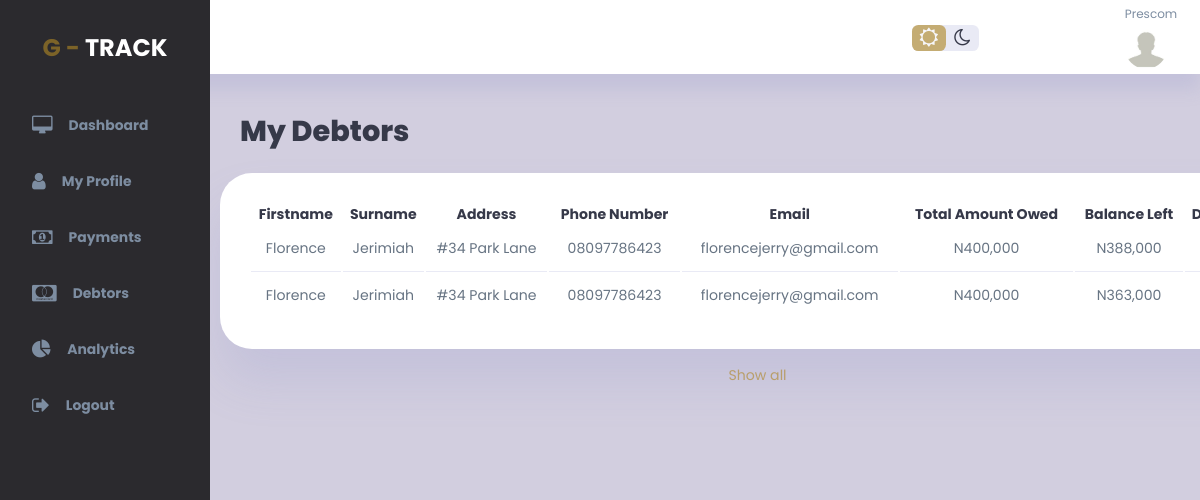
Page /my_debtors/16 (signed in) on the earlier database version.
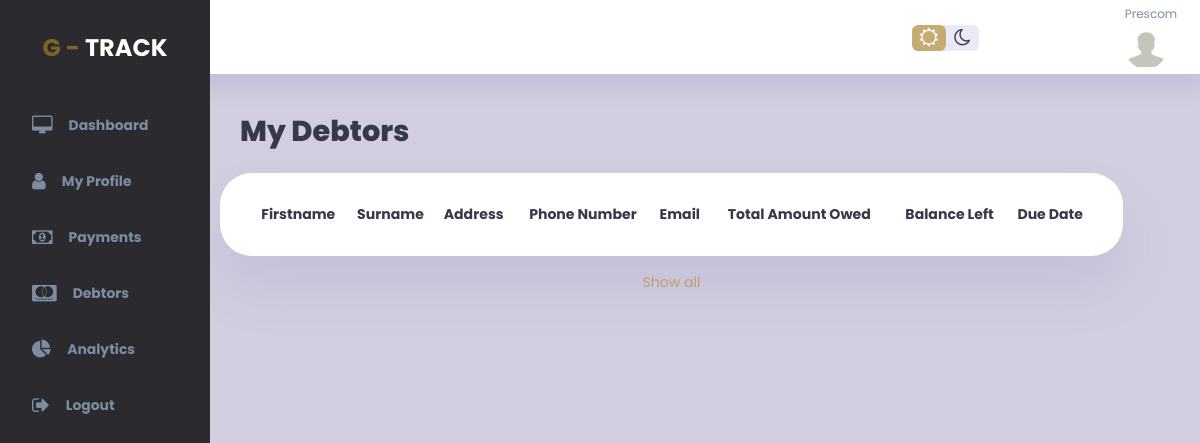
Same page on the later database version.
### gtrack_app/models.py (models this page shows)
class Payment(models.Model):
    debtor_id = models.ForeignKey(Debtor, on_delete=models.CASCADE, blank=True, null=True)  # Foreign key to Debtor
    client_id = models.ForeignKey(User, on_delete=models.CASCADE, blank=True, null=True)
    medium_of_payment = models.CharField(max_length=65, null=True, blank=True)
    amount_payed = models.DecimalField(max_digits=10, decimal_places=2, null=True)
    status = models.CharField(max_length=65, null=True, blank=True)
    balance_left = models.DecimalField(max_digits=10, decimal_places=2, default=0.00)
    date_payed = models.DateTimeField(auto_now=True)

class Debtor(models.Model):
    client_id = models.IntegerField(blank=True, null=True)
    firstname = models.CharField(max_length=65, null=True, blank=True)
    surname = models.CharField(max_length=65, null=True, blank=True)
    address = models.CharField(max_length=65, null=True, blank=True)
    phone = models.CharField(max_length=65, null=True, blank=True)
    email = models.CharField(max_length=65, null=True, blank=True)
    guarantors_name = models.CharField(max_length=65, null=True, blank=True)
    guarantors_phone = models.CharField(max_length=65, null=True, blank=True)
    guarantors_email = models.CharField(max_length=65, null=True, blank=True)
    amount_owed = models.DecimalField(max_digits=10, decimal_places=2, default=0.00)
    date_captured = models.DateTimeField(auto_now=True)
    due_date = models.DateField(null=True, blank=True)

### gtrack_app/views.py (the view)
# urls.py: path("my_debtors/<int:user_id>", views.my_debtors, name="my_debtors"),
@login_required
def my_debtors(request, user_id):
    my_payments = Payment.objects.filter(client_id=user_id)
    my_debtors = Debtor.objects.filter(client_id=user_id)
    return render(request, 'clients_dashboard/my_debtors.html', {'debtors': my_debtors, 'payments': my_payments})

### templates/clients_dashboard/my_debtors.html (shortened to what this page needs)
{% extends 'base.html' %}
{% block content %}
{% load static %}
<div class="wrapper">
    <div class="vertical-wrapper" id="sidebar">
        <div class="vertical-bar">
            <div class="logo">
                G - <span>Track</span>
            </div>
            <div class="sidebar">
                <a href="{% url 'index' %}">
                    <i class="fa fa-desktop"></i>
                    <h3>Dashboard</h3>
                </a>
                <a href="{% url 'profile' user_id=user.id %}">
                    <i class="fa fa-user"></i>
                    <h3>My Profile</h3>
                </a>
                <a href="{% url 'my_payments' user_id=user.id %}">
                    <i class="fa fa-money"></i>
                    <h3>Payments</h3>
                </a>
                <a href="{% url 'my_debtors' user_id=user.id %}">
                    <i class="fa fa-cc-mastercard"></i>
                    <h3>Debtors</h3>
                </a>
                <a href="{% url 'my_analytics' user_id=user.id %}">
                    <i class="fa fa-pie-chart"></i>
                    <h3>Analytics</h3>
                </a>
                <a href="{% url 'logout' %}">
                    <i class="fa fa-sign-out"></i>
                    <h3>Logout</h3>
                </a>
            </div>
        </div>
    </div>
    <div class="main-container">
        <div class="top-bar">
            <div class="top-right">
                <div class="theme-toggler">
                    <i class="fa fa-sun-o active"></i>
                    <i class="fa fa-moon-o"></i>
                </div>
                <div class="profile">
                    <div class="info">
                        <small class="text-muted"> {{user.username}}</small>
                    </div>
                    <div class="profile-photo">
                        {% if user.userprofile.profile_pic %}
                            <img src="{{user.userprofile.profile_pic.url}}" width="300" height="300" />
                        {% else %}
                            <img src="{% static 'img/anonymous.jpg' %}" width="300" height="300" />
                        {% endif %}
                    </div>
                </div>
            </div>
        </div>
        <div class="panel cover">
            <main>
                <h1 class="panel-label">My Debtors</h1>
                <div class="panel-body">
                    <form method="post" action="{% url 'debtors_bulk_actions' %}">
                    <div class="admin-panel">
                        {% load humanize %}
                        <table>
                            <thead>
                                <tr>
                                    <th>Firstname</th>
                                    <th>Surname</th>
                                    <th>Address</th>
                                    <th>Phone Number</th>
                                    <th>Email</th>
                                    <th>Total Amount Owed</th>
                                    <th>Balance Left</th>
                                    <th>Due Date</th>
                                </tr>
                            </thead>
                            <tbody>
                                {% for payment in payments %}
                                    <tr>
                                        <td>{{ payment.debtor_id.firstname }}</td>
                                        <td>{{ payment.debtor_id.surname }}</td>
                                        <td>{{ payment.debtor_id.address }}</td>
                                        <td>{{ payment.debtor_id.phone }}</td>
                                        <td>{{ payment.debtor_id.email }}</td>
                                        <td>N{{ payment.debtor_id.amount_owed|floatformat:0|intcomma }}</td>
                                        <td>N{{ payment.balance_left|floatformat:0|intcomma }}</td>
                                        <td>{{ payment.debtor_id.due_date }}</td>
                                    </tr>
                                    {% endfor %}
                            </tbody>
                        </table>
                        <a id="show-all" href="#">Show all</a>
                    </div>
                    </form>
                </div>
            </main>
        </div>
    </div>
</div>
{% endblock %}

### templates/base.html (shortened to what this page needs)
<!DOCTYPE html>
<html lang="zxx" class="no-js">
<head>
    {% load static %}
    {% load static %}
    <link rel="stylesheet" href="{% static 'css/font-awesome.min.css' %}">
    <link rel="stylesheet" href="{% static 'css/authenticate.css' %}">
    <link rel="stylesheet" href="{% static 'css/admin2.css' %}">
    <link rel="stylesheet" href="{% static 'css/debtors-test.css' %}">
</head>
<body>
<div id="page-wrap">
    {% block content %}
    {% endblock %}
</div>
{% load static %}
</body>
</html>

### static/css/authenticate.css (style rules this page uses)
* { margin: 0; padding: 0; border: 0; box-sizing: border-box; font-family: 'poppins', sans-serif; }

### static/css/admin2.css (style rules this page uses)
:root { --primary-color: rgba(175,134,37,0.62); --color-danger: #ff7782; --color-success: #556B2F; --color-warning: #ffbb55; --color-white: #fff; --color-info-dark: #7d8da1; --color-info-light: #dce1eb; --color-dark: #363949; --color-light: rgba(132, 139, 200, 0.18); --color-primary-variant: #111e88; --color-dark-variant: #677483; --color-background-sidebar: #2b2a2e; --color-background: #d2cedf; --card-border-radius: 2rem; --border-radius-1: 0.4rem; --border-radius-2: 0.8rem; --border-radius-3: 1.2rem; --card-padding: 1.8rem; --padding-1: 1.2rem; --box-shadow: 0 2rem 3rem var(--color-light); }
* { list-style-type: none; text-decoration: none; margin: 0; padding: 0; outline: 0; border: 0; box-sizing: border-box; }
body { width: 100vw; font-family: 'Poppins', sans-serif; font-size: 0.88rem; background: var(--color-background); color: var(--color-dark); user-select: none; overflow-x: hidden; }
a { color: var(--color-dark); }
img { display: block; width: 100%; }
h1 { font-weight: 800; font-size: 1.8rem; }
h3 { font-size: 0.87rem; }
small { font-size: 0.75rem; }
.profile-photo { width: 2.8rem; height: 2.8rem; border-radius: 50%; overflow: hidden; }
.text-muted { color: var(--color-info-dark); }
.wrapper { width: 100%; display: flex; }
.sidebar { margin-top: 100px; }
.sidebar a { display: flex; color: var(--color-info-dark); margin-left: 2rem; gap: 1rem; align-items: center; padding-bottom: 25px; position: relative; height: 3.5rem; transition: all 300ms ease; }
.sidebar a i { font-size: 1.2rem; transition: all 300ms ease; }
.vertical-bar { width: 210px; background: var(--color-background-sidebar); height: 100vh; z-index: 10; position: fixed; top: 0px; }
.main-container .top-bar { position: fixed; left: 0; right: 0; top: 0; align-items: center; padding: 0 0.8rem; height: 4.6rem; background: var(--color-white); width: 100%; margin: 0; z-index: 1; box-shadow: 0 1rem 1rem var(--color-light); }
.main-container .top-bar .top-right { display: flex; justify-content: end; align-items: center; gap: 2rem; }
.main-container .top-bar .top-right .theme-toggler { background: var(--color-light); display: flex; justify-content: space-between; align-items: center; height: 1.6rem; width: 4.2rem; cursor: pointer; border-radius: var(--border-radius-1); position: absolute; left: 76%; margin-bottom: 6px; }
.main-container .top-bar .top-right .theme-toggler i { font-size: 1.2rem; width: 50%; height: 100%; display: flex; align-items: center; justify-content: center; }
.main-container .top-bar .top-right .theme-toggler i.active { background: var(--primary-color); color: #f6f6f9; border-radius: var(--border-radius-1); }
.main-container .top-bar .top-right .profile { display: flex; flex-direction: column; gap: 0.2rem; text-align: center; margin-top: -7px; margin-right: 10px; }
.main-container .profile { padding: 10px 0; }
.main-container .profile-photo img { height: 42px; width: 42px; border-radius: 50%; }
.sidebar { margin-top: 45px; }
.panel { background: var(--color-background); }
.logo { font-size: 24px; font-weight: 700; margin-top: 30px; text-transform: uppercase; text-align: center; color: var(--primary-color) }
.logo span { color: #fff; }
main { margin-top: 1.4rem; }
main .panel-body .admin-panel table { background: var(--color-white); width: 100%; min-width: 100%; border-radius: var(--card-border-radius); padding: var(--card-padding); text-align: center; box-shadow: var(--box-shadow); transition: all 300ms ease; }
main .panel-body .admin-panel a#show-all { text-align: center; display: block; margin: 1rem auto; color: var(--primary-color); }
@media screen and (min-width: 1101px) and (max-width: 1300px) { .panel { width: 97%; background: var(--color-background); margin-left: 210px; margin-top: 70px; padding: 0 10px; height: 100%; } }
@media screen and (min-width: 1101px) and (max-width: 1300px) { .panel-label { padding: 40px 0px 20px 20px; } }
@media screen and (min-width: 1101px) and (max-width: 1300px) { #sidebar { z-index: 3; } }

Differences in the rows shown:
removed Payment: debtor_id.firstname "Florence", debtor_id.surname "Jerimiah", debtor_id.address "#34 Park Lane", debtor_id.phone "08097786423", debtor_id.email "florencejerry@gmail.com", debtor_id.amount_owed "400,000", balance_left "388,000"
removed Payment: debtor_id.firstname "Florence", debtor_id.surname "Jerimiah", debtor_id.address "#34 Park Lane", debtor_id.phone "08097786423", debtor_id.email "florencejerry@gmail.com", debtor_id.amount_owed "400,000", balance_left "363,000"
